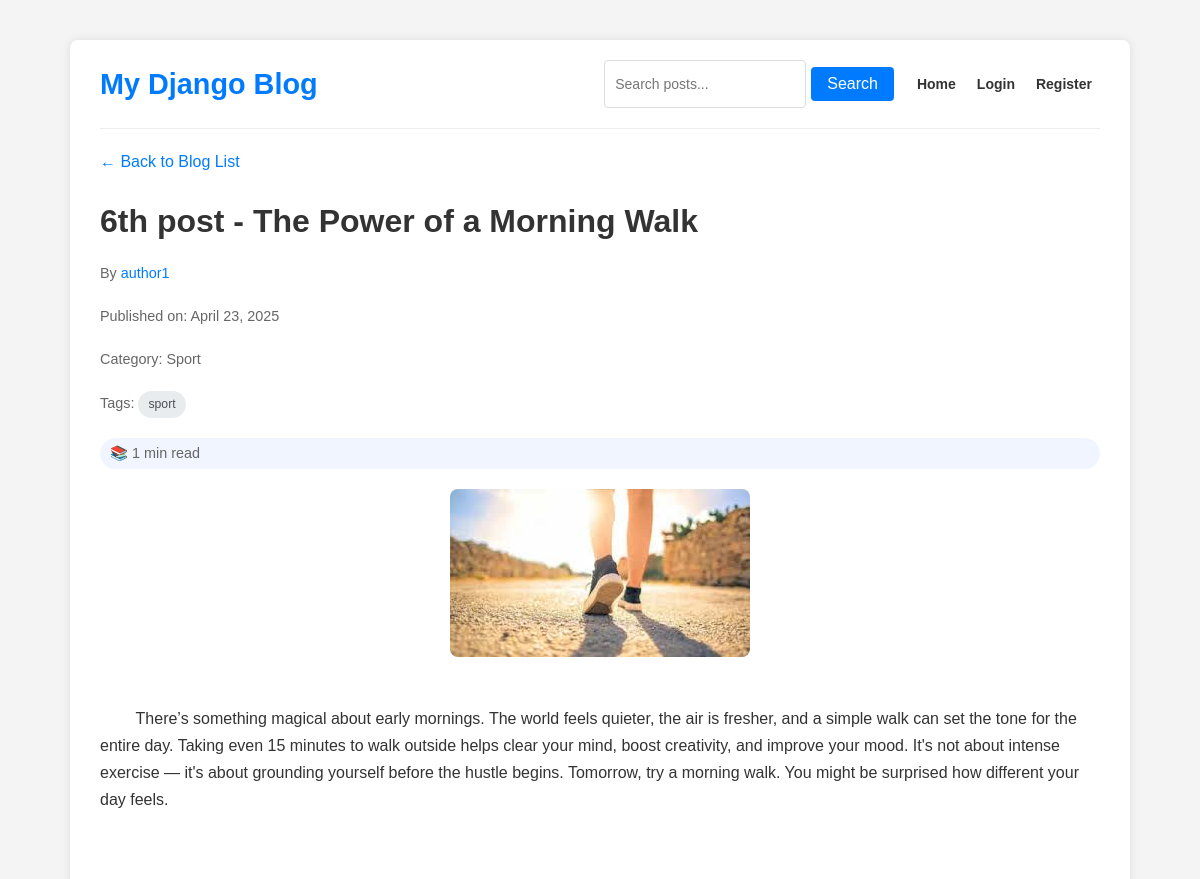
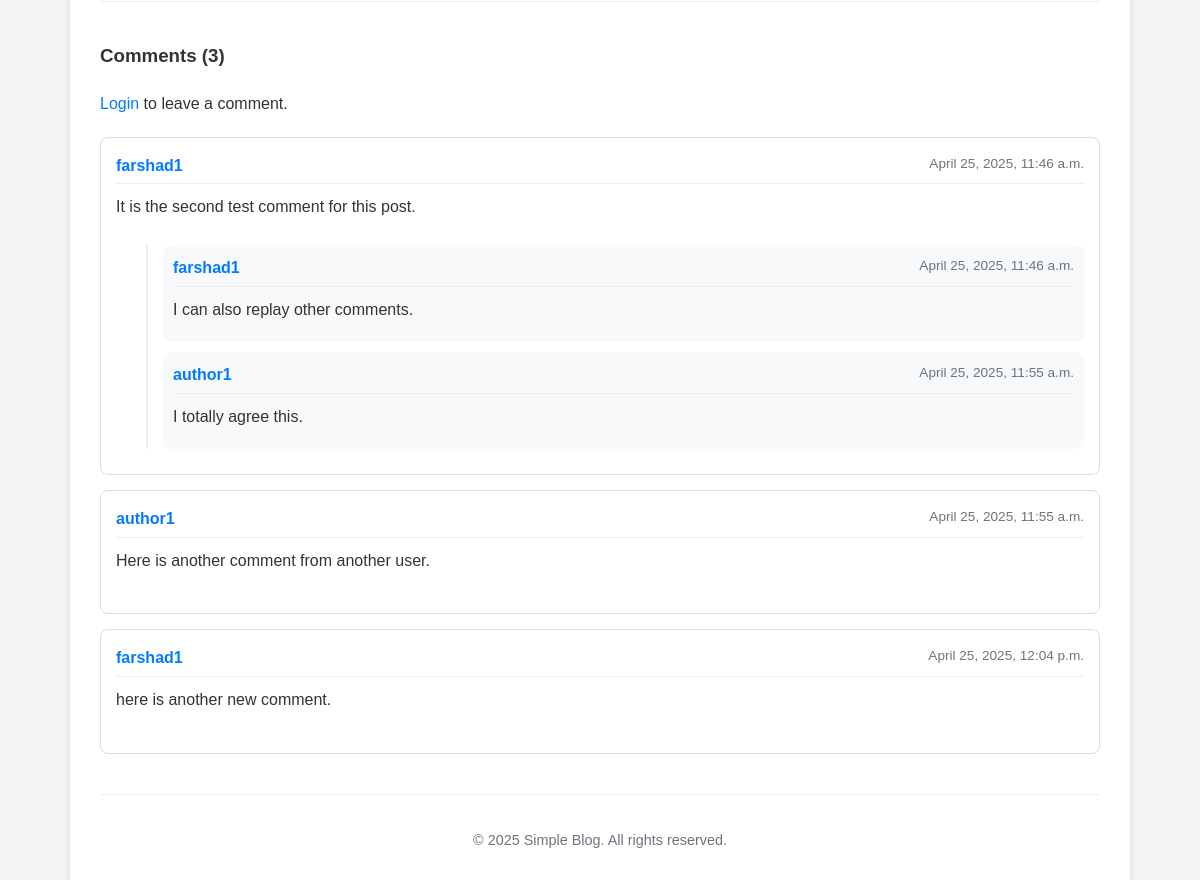
Page /post/6/ on the committed database (2 pictures, top to bottom).
### blog/models.py (models this page shows, shortened)
class Post(models.Model):
    title = models.CharField(max_length=200)
    content = models.TextField()
    pub_date = models.DateTimeField(default=timezone.now)
    category = models.ForeignKey(Category, on_delete=models.SET_NULL, null=True, blank=True)
    image = models.ImageField(upload_to='blog_images/', blank=True, null=True)
    author = models.ForeignKey(User, on_delete=models.CASCADE, related_name='blog_posts', null=True)
    tags = models.ManyToManyField(Tag, blank=True, related_name='posts')
    class Meta:
        ordering = ['-pub_date']
    @property
    def image_url(self):
        if self.image and hasattr(self.image, 'url'):
            return self.image.url
        return None # Or a default image URL
    def get_reading_time(self):
        word_count = len(self.content.split())
        reading_time_min = round(word_count / 200)
        if reading_time_min < 1:
            reading_time_min = 1
        return reading_time_min

class Category(models.Model):
    name = models.CharField(max_length=100, unique=True)
    class Meta:
        verbose_name_plural = "Categories"

class Tag(models.Model):
    name = models.CharField(max_length=50, unique=True)
    slug = models.SlugField(max_length=50, unique=True)
    class Meta:
        ordering = ['name']

class Comment(models.Model):
    post = models.ForeignKey(Post, on_delete=models.CASCADE, related_name='comments')
    author = models.ForeignKey(User, on_delete=models.CASCADE, related_name='comments')
    content = models.TextField()
    created_date = models.DateTimeField(default=timezone.now)
    parent = models.ForeignKey('self', on_delete=models.CASCADE, null=True, blank=True, related_name='replies')
    is_approved = models.BooleanField(default=False)  # Set to False if you want moderation
    class Meta:
        ordering = ['created_date']

### blog/views.py (the view, shortened to what this page needs)
# urls.py: path('post/<int:post_id>/', views.post_detail, name='post_detail'),
def post_detail(request, post_id):
    post = get_object_or_404(Post, pk=post_id)
    comments = post.comments.filter(parent=None, is_approved=True)
    new_comment = None
    comment_form = None
    related_posts = []
    if post.tags.exists():
        tag_ids = post.tags.values_list('id', flat=True)
        related_posts = Post.objects.filter(tags__in=tag_ids).exclude(id=post.id).distinct()[:3]
    context = {
        'post': post,
        'comments': comments,
        'comment_form': comment_form,
        'related_posts': related_posts,  # Add related posts based on tags
    }
    return render(request, 'blog/post_detail.html', context)

### templates/blog/post_detail.html (shortened to what this page needs)
{% extends 'blog/base.html' %}
{% block content %}
<div class="post-detail">
    <nav>
        <p><a href="{% url 'post_list' %}">← Back to Blog List</a></p>
    </nav>
    <h1>{{ post.title }}</h1>
    {% if post.author %}
        <p class="post-meta">By <a href="{% url 'author_profile' post.author.username %}">{{ post.author.username }}</a></p>
    {% endif %}
    <p class="post-meta">Published on: {{ post.pub_date|date:"F j, Y" }}</p>
    {% if post.category %}
        <p class="post-meta">Category: {{ post.category.name }}</p>
    {% endif %}
    {% if post.tags.all %}
    <p class="post-meta">
        Tags:
        {% for tag in post.tags.all %}
            <a href="{% url 'tag_posts' tag.slug %}" class="tag">{{ tag.name }}</a>{% if not forloop.last %}, {% endif %}
        {% endfor %}
    </p>
    {% endif %}
    <p class="post-meta reading-time">📚 {{ post.get_reading_time }} min read</p>
    {% if post.image %}
        <img src="{{ post.image_url }}" alt="{{ post.title }}" class="post-image">
    {% endif %}
    <div class="post-content">
        {{ post.content|linebreaksbr }}
    </div>
    <div class="comments-section">
        <h3>Comments ({{ comments|length }})</h3>
        {% if user.is_authenticated %}
            <div class="comment-form">
                <h4>Leave a Comment</h4>
                <form method="post" action="{% url 'post_detail' post.id %}">
                    {% csrf_token %}
                    <input type="hidden" name="parent_id" id="parent_id" value="">
                    <div class="form-group">
                        {{ comment_form.content }}
                        {% for error in comment_form.content.errors %}
                            <div class="error-message">{{ error }}</div>
                        {% endfor %}
                    </div>
                    <button type="submit" class="btn">Submit Comment</button>
                </form>
            </div>
        {% else %}
            <p><a href="{% url 'login' %}?next={{ request.path }}">Login</a> to leave a comment.</p>
        {% endif %}
        <div class="comments-list">
            {% if comments %}
                {% for comment in comments %}
                    <div class="comment" id="comment-{{ comment.id }}">
                        <div class="comment-header">
                            <span class="comment-author">{{ comment.author.username }}</span>
                            <span class="comment-date">{{ comment.created_date|date:"F j, Y, g:i a" }}</span>
                        </div>
                        <div class="comment-content">
                            {{ comment.content|linebreaksbr }}
                        </div>
                        <div class="comment-replies">
                            {% for reply in comment.replies.all %}
                                <div class="comment reply" id="comment-{{ reply.id }}">
                                    <div class="comment-header">
                                        <span class="comment-author">{{ reply.author.username }}</span>
                                        <span class="comment-date">{{ reply.created_date|date:"F j, Y, g:i a" }}</span>
                                    </div>
                                    <div class="comment-content">
                                        {{ reply.content|linebreaksbr }}
                                    </div>
                                </div>
                            {% endfor %}
                        </div>
                    </div>
                {% endfor %}
            {% else %}
                <p>No comments yet. Be the first to comment!</p>
            {% endif %}
        </div>
    </div>
</div>
{% endblock %}

### static/css/style.css (style rules this page uses)
body { font-family: 'Arial', sans-serif; line-height: 1.6; margin: 0; padding: 20px; background-color: #f4f4f4; color: #333; }
h1, h2, h3 { color: #333; margin-bottom: 10px; }
h1 { color: #007bff; }
a { color: #007bff; text-decoration: none; }
.post-detail h1 { text-align: left; color: #333; margin-bottom: 5px; }
.post-detail .post-meta { font-size: 0.9em; color: #666; margin-bottom: 20px; display: block; }
.post-detail .post-image { max-width: 100%; height: auto; margin-bottom: 20px; border-radius: 8px; display: block; margin-left: auto; margin-right: auto; }
.post-detail .post-content { margin-top: 20px; line-height: 1.7; white-space: pre-wrap; word-wrap: break-word; }
.comments-section { margin-top: 40px; border-top: 1px solid #eee; padding-top: 20px; }
.comments-section h3 { margin-bottom: 20px; }
.comments-list { margin-top: 20px; }
.comment { padding: 15px; margin-bottom: 15px; border: 1px solid #ddd; border-radius: 8px; background-color: #fff; }
.comment-header { display: flex; justify-content: space-between; margin-bottom: 10px; padding-bottom: 5px; border-bottom: 1px solid #eee; }
.comment-author { font-weight: bold; color: #007bff; }
.comment-date { color: #6c757d; font-size: 0.85em; }
.comment-content { margin-bottom: 10px; }
.comment-replies { margin-top: 15px; margin-left: 30px; border-left: 2px solid #eee; padding-left: 15px; }
.comment.reply { margin-bottom: 10px; border: none; background-color: #f8f9fa; padding: 10px; }
.tag { display: inline-block; background-color: #e9ecef; color: #495057; padding: 4px 10px; border-radius: 20px; font-size: 0.85em; transition: all 0.2s ease; text-decoration: none; }
.reading-time { display: inline-flex; align-items: center; background-color: #f0f5ff; color: #0056b3; padding: 4px 10px; border-radius: 20px; font-size: 0.85em; margin-bottom: 15px; font-weight: 500; }
.reading-time:before { margin-right: 5px; }

### rows in the picture
Post: title "6th post - The Power of a Morning Walk", author.username "author1", pub_date "April 23, 2025", category.name "Sport", get_reading_time "1", image_url (picture), content "There’s something magical about early mornings. The world feels quieter, the air is fresher, and a simple walk can set the tone for the entire day. Taking even 15 minutes to walk outside helps clear your mind, boost creativity, and improve your mood. It's not about intense exercise — it's about grounding yourself before the hustle begins. Tomorrow, try a morning walk. You might be surprised how different your day feels."
Tag: name "sport"
Comment: author.username "farshad1", created_date "April 25, 2025, 11:46 a.m.", content "It is the second test comment for this post."
Comment: author.username "farshad1", created_date "April 25, 2025, 11:46 a.m.", content "I can also replay other comments."
Comment: author.username "author1", created_date "April 25, 2025, 11:55 a.m.", content "I totally agree this."
Comment: author.username "author1", created_date "April 25, 2025, 11:55 a.m.", content "Here is another comment from another user."
Comment: author.username "farshad1", created_date "April 25, 2025, 12:04 p.m.", content "here is another new comment."

### other values in the picture
{{ comments|length }} "3"
